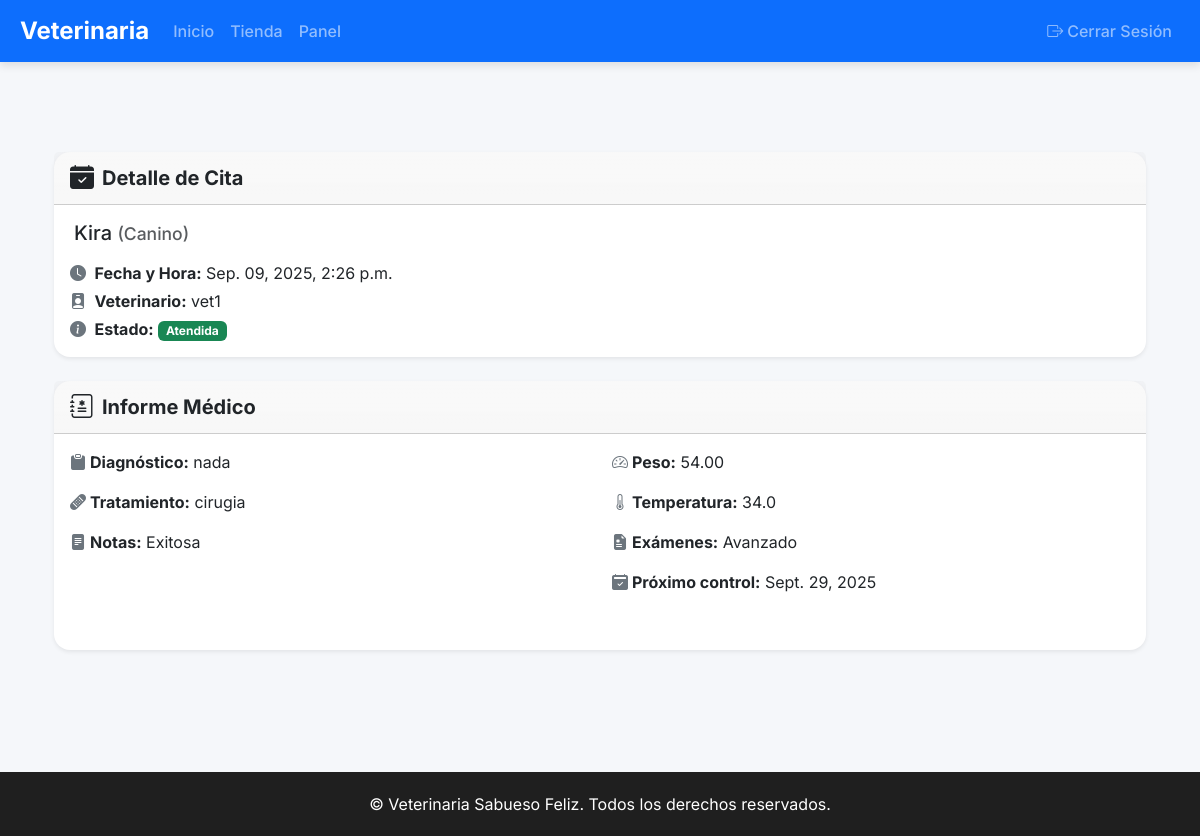
Screenshot of /cita/2/ (signed in) with the database file from the repository.
### Core/models.py (models this page shows, shortened)
class Cita(models.Model):
    ESTADOS = (
        ("pendiente", "Pendiente"),
        ("programada", "Programada"),
        ("atendida", "Atendida"),
        ("cancelada", "Cancelada"),
    )
    TIPOS = (
        ("consulta", "Consulta"),
        ("vacunacion", "Vacunación"),
        ("cirugia", "Cirugía"),
    )
    paciente = models.ForeignKey(Paciente, on_delete=models.CASCADE)
    veterinario = models.ForeignKey(User, limit_choices_to={"rol": "VET"}, on_delete=models.SET_NULL, null=True)
    fecha_hora = models.DateTimeField()
    duracion = models.IntegerField(default=30)  # duración en minutos
    tipo = models.CharField(max_length=50, choices=TIPOS, default="consulta")
    estado = models.CharField(max_length=20, choices=ESTADOS, default="pendiente")
    notas = models.TextField(blank=True)

class Paciente(models.Model):
    nombre = models.CharField(max_length=100)
    especie = models.CharField(max_length=50)
    raza = models.CharField(max_length=50, blank=True)
    sexo = models.CharField(max_length=10)
    fecha_nacimiento = models.DateField()
    propietario = models.ForeignKey(Propietario, on_delete=models.CASCADE)
    vacunas = models.TextField(blank=True)
    alergias = models.TextField(blank=True)
    foto = models.ImageField(upload_to="pacientes/", blank=True, null=True)

class User(AbstractUser):
    ROLES = (
        ("ADMIN", "Administrador"),
        ("VET", "Veterinario"),
        ("ADMIN_OP", "Administrativo"),
        ("OWNER", "Propietario"),
    )
    rol = models.CharField(max_length=20, choices=ROLES)
    telefono = models.CharField(max_length=20, blank=True)
    direccion = models.CharField(max_length=200, blank=True)
    activo = models.BooleanField(default=True)
    avatar = models.ImageField(upload_to="avatars/", blank=True, null=True)
    especialidad = models.CharField(max_length=100, blank=True)  # para veterinarios

class HistorialMedico(models.Model):
    paciente = models.ForeignKey(Paciente, on_delete=models.CASCADE)
    veterinario = models.ForeignKey(User, limit_choices_to={"rol": "VET"}, on_delete=models.SET_NULL, null=True)
    fecha = models.DateTimeField(auto_now_add=True)
    diagnostico = models.TextField()
    tratamiento = models.TextField()
    notas = models.TextField(blank=True)
    peso = models.DecimalField(max_digits=5, decimal_places=2, blank=True, null=True)
    temperatura = models.DecimalField(max_digits=4, decimal_places=1, blank=True, null=True)
    examenes = models.TextField(blank=True)
    imagenes = models.ImageField(upload_to="historial_medico/", blank=True, null=True)
    proximo_control = models.DateField(blank=True, null=True)

### Core/views.py (the view)
# urls.py: path('cita/<int:cita_id>/', views.detalle_cita, name='detalle_cita'),
@login_required
def detalle_cita(request, cita_id):
    cita = get_object_or_404(Cita, id=cita_id)
    if request.user.rol == "OWNER" and cita.paciente.propietario.user != request.user:
        messages.error(request, "No tienes permiso para ver esta cita.")
        return redirect("dashboard")
    fecha_cita = cita.fecha_hora
    if timezone.is_aware(fecha_cita):
        fecha_cita = timezone.localtime(fecha_cita)
    historial = (
        HistorialMedico.objects.filter(
            paciente=cita.paciente, fecha__date=fecha_cita.date()
        )
        .order_by("-fecha")
        .first()
    )
    if not historial:
        historial = (
            HistorialMedico.objects.filter(paciente=cita.paciente)
            .order_by("-fecha")
            .first()
        )
    return render(request, "core/detalle_cita.html", {"cita": cita, "historial": historial})

### Core/templates/core/detalle_cita.html (shortened to what this page needs)
{% extends "core/base.html" %}
{% block content %}
<div class="container py-5">
    <div class="card mb-4 shadow-sm rounded-4 border-0" style="border-left: 6px solid #4e54c8;">
        <div class="card-header bg-gradient fw-bold d-flex align-items-center">
            <i class="bi bi-calendar-check-fill me-2 text-dark fs-4"></i>
            <span class="text-dark fs-5">Detalle de Cita</span>
        </div>
        <div class="card-body">
            <h5 class="card-title mb-3 text-dark">
                {{ cita.paciente.nombre }} <small class="text-muted">({{ cita.paciente.especie }})</small>
            </h5>
            <p class="mb-1 text-dark"><i class="bi bi-clock-fill me-1 text-secondary"></i> <strong>Fecha y Hora:</strong> {{ cita.fecha_hora|date:"M. d, Y, g:i a" }}</p>
            <p class="mb-1 text-dark"><i class="bi bi-person-badge-fill me-1 text-secondary"></i> <strong>Veterinario:</strong> {% if cita.veterinario %}{{ cita.veterinario.username }}{% else %}<span class="text-muted fst-italic">Sin asignar</span>{% endif %}</p>
            <p class="mb-0 text-dark"><i class="bi bi-info-circle-fill me-1 text-secondary"></i> <strong>Estado:</strong>
                {% if cita.estado == "atendida" %}
                    <span class="badge bg-success">{{ cita.estado|capfirst }}</span>
                {% elif cita.estado == "programada" %}
                    <span class="badge bg-warning text-dark">{{ cita.estado|capfirst }}</span>
                {% else %}
                    <span class="badge bg-secondary">{{ cita.estado|capfirst }}</span>
                {% endif %}
            </p>
        </div>
    </div>
    {% if historial %}
    <div class="card shadow-sm rounded-4 mb-4 border-0" style="border-left: 6px solid #34ace0;">
        <div class="card-header bg-gradient fw-bold d-flex align-items-center">
            <i class="bi bi-journal-medical me-2 text-dark fs-4"></i>
            <span class="text-dark fs-5">Informe Médico</span>
        </div>
        <div class="card-body">
            <div class="row mb-3">
                <div class="col-md-6 mb-2">
                    <p class="text-dark"><i class="bi bi-clipboard-fill me-1 text-secondary"></i><strong>Diagnóstico:</strong> {{ historial.diagnostico }}</p>
                    <p class="text-dark"><i class="bi bi-bandaid-fill me-1 text-secondary"></i><strong>Tratamiento:</strong> {{ historial.tratamiento }}</p>
                    <p class="text-dark"><i class="bi bi-file-text-fill me-1 text-secondary"></i><strong>Notas:</strong> {{ historial.notas|default:"-" }}</p>
                </div>
                <div class="col-md-6 mb-2">
                    <p class="text-dark"><i class="bi bi-speedometer2 me-1 text-secondary"></i><strong>Peso:</strong> {{ historial.peso|default:"-" }}</p>
                    <p class="text-dark"><i class="bi bi-thermometer-half me-1 text-secondary"></i><strong>Temperatura:</strong> {{ historial.temperatura|default:"-" }}</p>
                    <p class="text-dark"><i class="bi bi-file-earmark-medical-fill me-1 text-secondary"></i><strong>Exámenes:</strong> {{ historial.examenes|default:"-" }}</p>
                    {% if historial.proximo_control %}
                    <p class="text-dark"><i class="bi bi-calendar2-check-fill me-1 text-secondary"></i><strong>Próximo control:</strong> {{ historial.proximo_control }}</p>
                    {% endif %}
                </div>
            </div>
        </div>
    </div>
    {% else %}
    <div class="alert alert-info rounded-4 d-flex align-items-center" role="alert">
        <i class="bi bi-exclamation-circle-fill me-2 fs-4 text-primary"></i>
        <div>Esta cita aún no ha sido atendida o no tiene informe médico registrado.</div>
    </div>
    {% endif %}
</div>
{% endblock %}

### Core/templates/core/base.html (style rules this page uses)
body { font-family: 'Inter', sans-serif; padding-top: 80px; background-color: #f5f7fa; }
.card { border-radius: 15px; }

### rows the page displays
Cita: paciente.nombre "Kira", paciente.especie "Canino", fecha_hora "Sep. 09, 2025, 2:26 p.m.", veterinario.username "vet1", estado "Atendida"
HistorialMedico: diagnostico "nada", tratamiento "cirugia", notas "Exitosa", peso "54.00", temperatura "34.0", examenes "Avanzado", proximo_control "Sept. 29, 2025"
